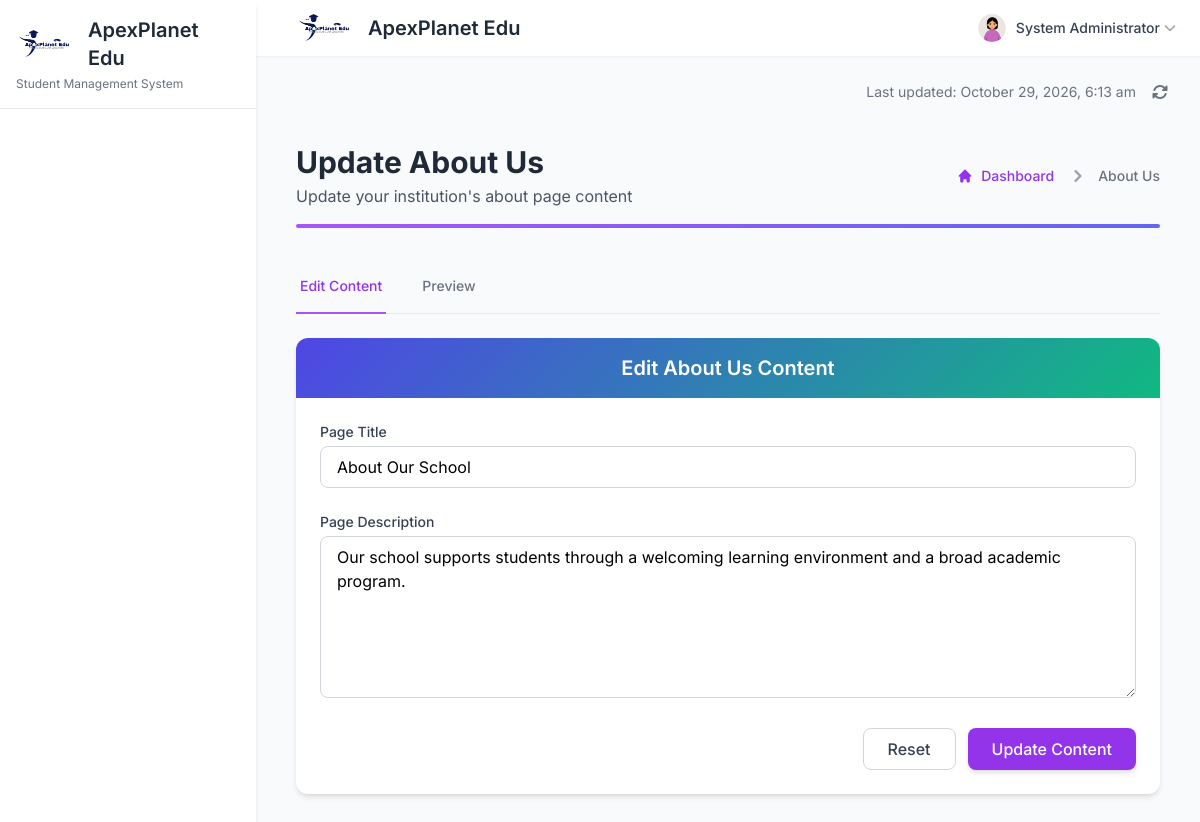
The page /about-us.php (signed in) on the database its author committed.
### tables this page shows
CREATE TABLE `tblpage` (
  `ID` int(10) NOT NULL AUTO_INCREMENT,
  `PageType` varchar(100) NOT NULL,
  `PageTitle` varchar(200) DEFAULT NULL,
  `PageDescription` mediumtext DEFAULT NULL,
  `Email` varchar(200) DEFAULT NULL,
  `MobileNumber` varchar(20) DEFAULT NULL,
  `UpdationDate` timestamp NULL DEFAULT CURRENT_TIMESTAMP ON UPDATE CURRENT_TIMESTAMP,
  PRIMARY KEY (`ID`),
  UNIQUE KEY `uq_tblpage_pagetype` (`PageType`)
);

### about-us.php (the view, shortened to what this page needs)
<?php
include('includes/dbconnection.php');
if (strlen($_SESSION['sturecmsaid']) == 0) {
  header('location:logout.php');
} else {
?>
<!DOCTYPE html>
<html lang="en">
<head>
  <script src="https://cdn.tailwindcss.com?plugins=forms,typography,aspect-ratio,line-clamp"></script>
  <link rel="stylesheet" href="https://cdnjs.cloudflare.com/ajax/libs/animate.css/4.1.1/animate.min.css"/>
</head>
<body class="bg-gray-50">
  <?php include_once('includes/header.php');?>
  <div class="flex h-screen overflow-hidden">
    <div class="flex-1 overflow-x-hidden overflow-y-auto">
      <div class="container mx-auto px-4 py-8">
        <div class="animate__animated animate__fadeIn mb-8">
          <div class="flex flex-col md:flex-row justify-between items-start md:items-center mb-4">
            <div>
              <h1 class="text-3xl font-bold text-gray-800">Update About Us</h1>
              <p class="text-gray-600 mt-1">Update your institution's about page content</p>
            </div>
            <nav class="flex mt-4 md:mt-0" aria-label="Breadcrumb">
              <ol class="inline-flex items-center space-x-1 md:space-x-3">
                <li class="inline-flex items-center">
                  <a href="dashboard.php" class="inline-flex items-center text-sm font-medium text-purple-600 hover:text-purple-700">
                    <svg class="w-4 h-4 mr-2" fill="currentColor" viewBox="0 0 20 20"><path d="M10.707 2.293a1 1 0 00-1.414 0l-7 7a1 1 0 001.414 1.414L4 10.414V17a1 1 0 001 1h2a1 1 0 001-1v-2a1 1 0 011-1h2a1 1 0 011 1v2a1 1 0 001 1h2a1 1 0 001-1v-6.586l.293.293a1 1 0 001.414-1.414l-7-7z"></path></svg>
                    Dashboard
                  </a>
                </li>
                <li aria-current="page">
                  <div class="flex items-center">
                    <svg class="w-6 h-6 text-gray-400" fill="currentColor" viewBox="0 0 20 20"><path fill-rule="evenodd" d="M7.293 14.707a1 1 0 010-1.414L10.586 10 7.293 6.707a1 1 0 011.414-1.414l4 4a1 1 0 010 1.414l-4 4a1 1 0 01-1.414 0z" clip-rule="evenodd"></path></svg>
                    <span class="ml-1 text-sm font-medium text-gray-500 md:ml-2">About Us</span>
                  </div>
                </li>
              </ol>
            </nav>
          </div>
          <div class="h-1 bg-gradient-to-r from-purple-500 to-indigo-500 rounded-full"></div>
        </div>
        <div class="mb-6 animate__animated animate__fadeIn">
          <div class="border-b border-gray-200">
            <nav class="-mb-px flex space-x-8">
              <button id="edit-tab" class="border-purple-500 text-purple-600 whitespace-nowrap py-4 px-1 border-b-2 font-medium text-sm focus:outline-none">
                Edit Content
              </button>
              <button id="preview-tab" class="border-transparent text-gray-500 hover:text-gray-700 hover:border-gray-300 whitespace-nowrap py-4 px-1 border-b-2 font-medium text-sm focus:outline-none">
                Preview
              </button>
            </nav>
          </div>
        </div>
        <div id="edit-section" class="animate__animated animate__fadeInUp">
          <div class="bg-white rounded-xl shadow-md overflow-hidden card-hover">
            <div class="gradient-bg px-6 py-4">
              <h2 class="text-xl font-semibold text-white text-center">Edit About Us Content</h2>
            </div>
            <div class="p-6">
              <form class="space-y-6" method="post" id="aboutForm">
                <?php
                $sql = "SELECT * from tblpage where PageType='aboutus'";
                $query = $dbh->prepare($sql);
                $query->execute();
                $results = $query->fetchAll(PDO::FETCH_OBJ);
                $cnt = 1;
                if($query->rowCount() > 0) {
                  foreach($results as $row) {
                ?>
                <div class="space-y-6">
                  <div>
                    <label for="pagetitle" class="block text-sm font-medium text-gray-700 mb-1">Page Title</label>
                    <input type="text" name="pagetitle" value="<?php echo htmlspecialchars($row->PageTitle); ?>" id="pagetitle" class="w-full px-4 py-2 rounded-lg border border-gray-300 focus:outline-none focus:ring-2 focus:ring-purple-500 focus:border-transparent transition duration-300" required maxlength="100">
                  </div>
                  <div>
                    <label for="pagedes" class="block text-sm font-medium text-gray-700 mb-1">Page Description</label>
                    <textarea name="pagedes" id="pagedes" rows="6" class="w-full px-4 py-2 rounded-lg border border-gray-300 textarea-animate focus:outline-none focus:ring-2 focus:ring-purple-500 focus:border-transparent transition duration-300" required><?php echo htmlspecialchars($row->PageDescription); ?></textarea>
                  </div>
                  <div class="flex justify-end space-x-3">
                    <button type="reset" class="px-6 py-2 border border-gray-300 text-gray-700 font-medium rounded-lg hover:bg-gray-50 transition duration-300">
                      Reset
                    </button>
                    <button type="submit" name="submit" class="px-6 py-2 bg-purple-600 hover:bg-purple-700 text-white font-medium rounded-lg shadow-md transition duration-300 focus:outline-none focus:ring-2 focus:ring-purple-500 focus:ring-opacity-50">
                      Update Content
                    </button>
                  </div>
                </div>
                <?php $cnt=$cnt+1;}} ?>
              </form>
            </div>
          </div>
        </div>
      </div>
    </div>
  </div>
  <?php include_once('includes/footer.php');?>
</body>
</html>
<?php } ?>

### includes/header.php (shortened to what this page needs)
<!DOCTYPE html>
<html lang="en">
  <head>
    <script src="https://cdn.tailwindcss.com"></script>
    <link rel="stylesheet" href="https://cdnjs.cloudflare.com/ajax/libs/font-awesome/6.4.0/css/all.min.css">
    <link href="https://unpkg.com/aos@2.3.1/dist/aos.css" rel="stylesheet">
  </head>
  <body class="bg-gray-50">
    <div id="page" class="hidden">
      <div class="flex h-screen overflow-hidden">
        <aside id="sidebar" class="w-64 bg-white shadow-md fixed h-full z-20 hidden lg:block">
          <div class="p-4 border-b">
            <div class="flex items-center">
              <img src="assets/images/logo-icon.png" alt="ApexPlanet Edu" class="h-8">
              <span class="ml-2 text-xl font-semibold text-gray-800">ApexPlanet Edu</span>
            </div>
            <p class="text-xs text-gray-500 mt-1">Student Management System</p>
          </div>
        </aside>
        <div class="relative flex flex-col flex-1 overflow-y-auto overflow-x-hidden lg:ml-64">
          <nav class="sticky top-0 z-10 bg-white shadow-sm">
            <div class="px-6 py-3 flex items-center justify-between">
              <div class="flex items-center">
                <div class="ml-4 flex items-center">
                  <img src="assets/images/logo-icon.png" alt="ApexPlanet Edu" class="h-8 w-auto">
                  <span class="ml-2 text-xl font-semibold text-gray-800">ApexPlanet Edu</span>
                </div>
              </div>
              <div class="flex items-center space-x-4">
                <div class="relative">
                  <button class="flex items-center focus:outline-none" id="userMenuButton">
                    <?php
                    $aid = $_SESSION['sturecmsaid'];
                    $sql = "SELECT * from tbladmin where ID=:aid";
                    $query = $dbh->prepare($sql);
                    $query->bindParam(':aid', $aid, PDO::PARAM_STR);
                    $query->execute();
                    $results = $query->fetchAll(PDO::FETCH_OBJ);
                    if($query->rowCount() > 0) {
                      foreach($results as $row) {
                    ?>
                    <img class="h-8 w-8 rounded-full object-cover" src="assets/images/faces/face8.jpg" alt="Profile">
                    <span class="ml-2 text-sm font-medium text-gray-700 hidden md:inline"><?php echo htmlentities($row->AdminName); ?></span>
                    <i class="fas fa-chevron-down ml-1 text-gray-400 text-xs"></i>
                    <?php }} ?>
                  </button>
                </div>
              </div>
            </div>
          </nav>
          <main class="flex-1 pb-8">
            <div class="px-6 py-4">
              <div class="flex items-center justify-between">
                <div class="flex items-center space-x-2">
                  <span class="text-sm text-gray-500">Last updated: <?php echo date("F j, Y, g:i a"); ?></span>
                  <button class="p-2 text-gray-500 hover:text-primary focus:outline-none">
                    <i class="fas fa-sync-alt"></i>
                  </button>
                </div>
              </div>

### about-us.php (style rules this page uses)
body { font-family: 'Inter', sans-serif; background-color: #f9fafb; }
.gradient-bg { background: linear-gradient(135deg, #7c3aed 0%, #6d28d9 100%); }
.card-hover { transition: transform 0.3s ease, box-shadow 0.3s ease; }

### includes/header.php (style rules this page uses)
body { font-family: 'Inter', sans-serif; background-color: #f3f4f6; overflow-x: hidden; }
.gradient-bg { background: linear-gradient(135deg, #4F46E5 0%, #10B981 100%); }

### rows shown on the page
tblpage: pagetitle "About Our School", pagedes "Our school supports students through a welcoming learning environment and a broad academic program."

### other values the page prints
$row->AdminName "System Administrator"
